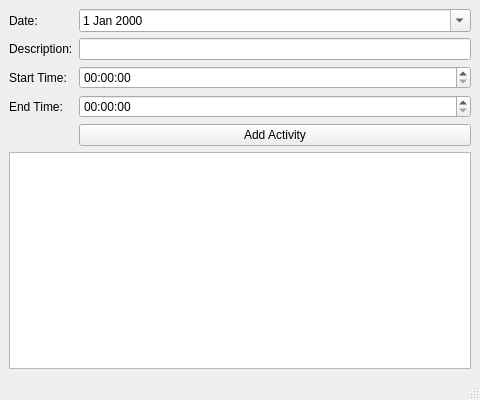
<?xml version="1.0" encoding="UTF-8"?>
<ui version="4.0">
 <class>MainWindow</class>
 <widget class="QMainWindow" name="MainWindow">
  <property name="geometry">
   <rect>
    <x>0</x>
    <y>0</y>
    <width>480</width>
    <height>400</height>
   </rect>
  </property>
  <property name="windowTitle">
   <string>Activity Logger</string>
  </property>
  <widget class="QWidget" name="centralwidget">
   <layout class="QVBoxLayout" name="verticalLayout" stretch="0,0">
    <item>
     <layout class="QGridLayout" name="gridLayout">
      <item row="1" column="0">
       <widget class="QLabel" name="labelDesc">
        <property name="text">
         <string>Description:</string>
        </property>
       </widget>
      </item>
      <item row="3" column="1">
       <widget class="QTimeEdit" name="endTimeEdit"/>
      </item>
      <item row="3" column="0">
       <widget class="QLabel" name="labelEnd">
        <property name="text">
         <string>End Time:</string>
        </property>
       </widget>
      </item>
      <item row="0" column="0">
       <widget class="QLabel" name="labelDate">
        <property name="text">
         <string>Date:</string>
        </property>
       </widget>
      </item>
      <item row="2" column="1">
       <widget class="QTimeEdit" name="startTimeEdit"/>
      </item>
      <item row="4" column="1">
       <widget class="QPushButton" name="addButton">
        <property name="text">
         <string>Add Activity</string>
        </property>
       </widget>
      </item>
      <item row="2" column="0">
       <widget class="QLabel" name="labelStart">
        <property name="text">
         <string>Start Time:</string>
        </property>
       </widget>
      </item>
      <item row="0" column="1">
       <widget class="QDateEdit" name="dateEdit">
        <property name="calendarPopup">
         <bool>true</bool>
        </property>
        <property name="date">
         <date>
          <year>2000</year>
          <month>1</month>
          <day>1</day>
         </date>
        </property>
       </widget>
      </item>
      <item row="1" column="1">
       <widget class="QLineEdit" name="descriptionEdit"/>
      </item>
     </layout>
    </item>
    <item>
     <widget class="QListWidget" name="activityListWidget"/>
    </item>
   </layout>
  </widget>
  <widget class="QMenuBar" name="menubar">
   <property name="geometry">
    <rect>
     <x>0</x>
     <y>0</y>
     <width>480</width>
     <height>37</height>
    </rect>
   </property>
  </widget>
  <widget class="QStatusBar" name="statusbar"/>
 </widget>
 <resources/>
 <connections/>
</ui>
